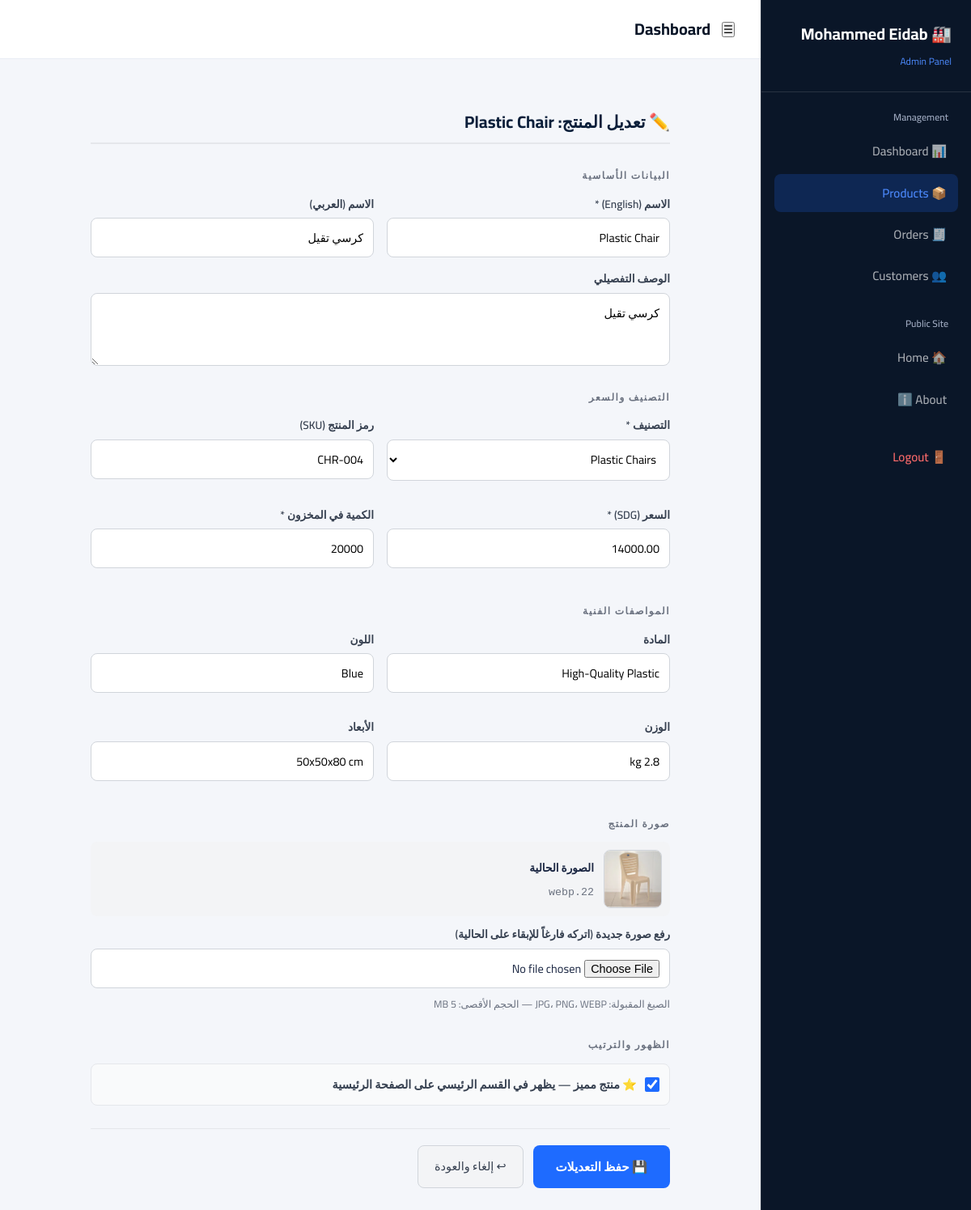
/admin/products/edit/4 (signed in), run on the app's committed database.
### models.py (models this page shows, shortened)
class Product(db.Model):
    __tablename__ = 'products'
    id = db.Column(db.Integer, primary_key=True)
    name = db.Column(db.String(200), nullable=False)
    name_ar = db.Column(db.String(200))
    category = db.Column(db.String(100), nullable=False, index=True)
    description = db.Column(db.Text)
    price = db.Column(db.Numeric(10, 2), nullable=False)
    stock = db.Column(db.Integer, default=0)
    image = db.Column(db.String(300), default='default.jpg')
    sku = db.Column(db.String(50), unique=True, index=True)
    weight = db.Column(db.String(50))
    dimensions = db.Column(db.String(100))
    material = db.Column(db.String(100), default='High-Quality Plastic')
    color = db.Column(db.String(100))
    is_featured = db.Column(db.Boolean, default=False, index=True)
    is_active = db.Column(db.Boolean, default=True, index=True)
    created_at = db.Column(db.DateTime, default=get_utc_now)
    order_items = db.relationship('OrderItem', backref='product', lazy=True)

### app.py (the view, shortened to what this page needs)
@app.route('/admin/products/edit/<int:pid>', methods=['GET', 'POST'])
@login_required
def admin_edit_product(pid):
    product = db.session.get(Product, pid)
    if not product:
        flash('Product not found.', 'error')
        return redirect(url_for('admin_products'))
    categories = [
        'Plastic Chairs', 'Plastic Tables', 'Plastic Buckets',
        'Plastic Containers', 'Storage Products', 'Household Products',
        'Industrial Products',
    ]
    return render_template('admin/product_form.html', product=product, categories=categories, action='Edit')

### app.py (called while the page is built)
@app.context_processor
def inject_translations():
    lang = session.get('lang', 'en')
    return dict(
        t=TRANSLATIONS.get(lang, TRANSLATIONS['en']),
        current_lang=lang,
    )

@login_manager.user_loader
def load_user(user_id):
    return db.session.get(AdminUser, int(user_id))

### templates/admin/product_form.html (shortened to what this page needs)
{% extends "admin/admin_base.html" %}
{% block admin_content %}
<div class="card form-card">
  <h2>
    {% if action == 'Add' %}
      ➕ إضافة منتج جديد
    {% else %}
      ✏️ تعديل المنتج: {{ product.name }}
    {% endif %}
  </h2>
  <form method="POST" enctype="multipart/form-data">
    <p class="form-section-title">البيانات الأساسية</p>
    <div class="form-grid-2">
      <div class="form-group">
        <label for="name">الاسم (English) *</label>
        <input type="text" id="name" name="name"
               value="{{ product.name if product else '' }}"
               placeholder="e.g. Heavy Duty Storage Box" required>
      </div>
      <div class="form-group">
        <label for="name_ar">الاسم (العربي)</label>
        <input type="text" id="name_ar" name="name_ar"
               value="{{ product.name_ar if product and product.name_ar else '' }}"
               placeholder="مثال: صندوق تخزين للاستخدام الشاق">
      </div>
    </div>
    <div class="form-group">
      <label for="description">الوصف التفصيلي</label>
      <textarea id="description" name="description"
                placeholder="أدخل وصفاً تفصيلياً للمنتج…">{{ product.description if product and product.description else '' }}</textarea>
    </div>
    <p class="form-section-title">التصنيف والسعر</p>
    <div class="form-grid-2">
      <div class="form-group">
        <label for="category">التصنيف *</label>
        <select id="category" name="category" required>
          {% for cat in categories %}
            <option value="{{ cat }}"
              {% if product and product.category == cat %}selected{% endif %}>
              {{ cat }}
            </option>
          {% endfor %}
        </select>
      </div>
      <div class="form-group">
        <label for="sku">رمز المنتج (SKU)</label>
        <input type="text" id="sku" name="sku"
               value="{{ product.sku if product and product.sku else '' }}"
               placeholder="e.g. PLT-CHR-001">
      </div>
      <div class="form-group">
        <label for="price">السعر (SDG) *</label>
        <input type="number" id="price" name="price" step="0.01" min="0"
               value="{{ product.price if product else '0.00' }}" required>
      </div>
      <div class="form-group">
        <label for="stock">الكمية في المخزون *</label>
        <input type="number" id="stock" name="stock" min="0"
               value="{{ product.stock if product else 0 }}" required>
      </div>
    </div>
    <p class="form-section-title">المواصفات الفنية</p>
    <div class="form-grid-2">
      <div class="form-group">
        <label for="material">المادة</label>
        <input type="text" id="material" name="material"
               value="{{ product.material if product and product.material else '' }}"
               placeholder="e.g. High-Quality Plastic">
      </div>
      <div class="form-group">
        <label for="color">اللون</label>
        <input type="text" id="color" name="color"
               value="{{ product.color if product and product.color else '' }}"
               placeholder="e.g. White / Blue / Assorted">
      </div>
      <div class="form-group">
        <label for="weight">الوزن</label>
        <input type="text" id="weight" name="weight"
               value="{{ product.weight if product and product.weight else '' }}"
               placeholder="e.g. 2.5 kg">
      </div>
      <div class="form-group">
        <label for="dimensions">الأبعاد</label>
        <input type="text" id="dimensions" name="dimensions"
               value="{{ product.dimensions if product and product.dimensions else '' }}"
               placeholder="e.g. 60 × 40 × 30 cm">
      </div>
    </div>
    <p class="form-section-title">صورة المنتج</p>
    {% if product and product.image %}
    <div class="image-preview-wrap">
      <img
        src="{{ url_for('static', filename='uploads/' + product.image) }}"
        alt="{{ product.name }}"
        onerror="this.style.display='none'; this.nextElementSibling.style.display='flex';"
      >
      <div>
        <strong style="font-size:0.85rem;">الصورة الحالية</strong><br>
        <small style="color:#6b7280; font-family:monospace;">{{ product.image }}</small>
      </div>
    </div>
    {% endif %}
    <div class="form-group">
      <label for="image">
        {% if product and product.image %}رفع صورة جديدة (اتركه فارغاً للإبقاء على الحالية)
        {% else %}رفع صورة المنتج{% endif %}
      </label>
      <input type="file" id="image" name="image" accept="image/*">
      <span class="image-hint">الصيغ المقبولة: JPG، PNG، WEBP — الحجم الأقصى: 5 MB</span>
    </div>
    <p class="form-section-title">الظهور والترتيب</p>
    <div class="checkbox-row">
      <input type="checkbox" id="is_featured" name="is_featured" value="1"
             {% if product and product.is_featured %}checked{% endif %}>
      <label for="is_featured">⭐ منتج مميز — يظهر في القسم الرئيسي على الصفحة الرئيسية</label>
    </div>
    <div class="form-actions">
      <button type="submit" class="btn-submit">
        {% if action == 'Add' %}➕ إضافة المنتج{% else %}💾 حفظ التعديلات{% endif %}
      </button>
      <a href="{{ url_for('admin_products') }}" class="btn-cancel">↩ إلغاء والعودة</a>
    </div>
  </form>
</div>
{% endblock %}

### static/css/style.css (style rules this page uses)
:root { --navy: #0a1628; --navy-mid: #112240; --navy-light: #1d3461; --accent: #1e6bff; --accent-light: #4d8bff; --accent-glow: rgba(30,107,255,0.25); --gold: #c8a84b; --white: #ffffff; --off-white: #f4f6fa; --gray-light: #e8ecf4; --gray: #9aa5bb; --text: #1a2642; --text-light: #5a6a8a; --glass: rgba(255,255,255,0.07); --glass-border: rgba(255,255,255,0.12); --shadow: 0 4px 30px rgba(10,22,40,0.15); --shadow-heavy: 0 20px 60px rgba(10,22,40,0.25); --radius: 12px; --radius-lg: 20px; --transition: 0.35s cubic-bezier(0.4,0,0.2,1); }
*, *::before, *::after { box-sizing: border-box; margin: 0; padding: 0; }
html { scroll-behavior: smooth; font-size: 16px; }
body { font-family: 'Cairo', sans-serif; background: var(--white); color: var(--text); overflow-x: hidden; line-height: 1.8; text-align: start; }
h1, h2, h3, h4, h5, h6 { font-family: 'Cairo', sans-serif; font-weight: 700; line-height: 1.3; color: var(--navy); }
a { text-decoration: none; color: inherit; }
img { max-width: 100%; display: block; height: auto; }

### templates/admin/product_form.html (style rules this page uses)
.form-card { max-width: 780px; margin: 0 auto; padding: 32px; }
.form-card h2 { margin-top: 0; margin-bottom: 24px; font-size: 1.3rem; color: #0b1f3a; border-bottom: 2px solid #e5e7eb; padding-bottom: 12px; }
.form-section-title { font-size: 0.75rem; font-weight: 700; letter-spacing: 1.5px; text-transform: uppercase; color: #6b7280; margin: 28px 0 12px; }
.form-grid-2 { display: grid; grid-template-columns: 1fr 1fr; gap: 16px; }
.form-group { display: flex; flex-direction: column; gap: 5px; margin-bottom: 14px; }
label { font-size: 0.85rem; font-weight: 600; color: #374151; }
input[type="text"], input[type="number"], input[type="file"], select, textarea { padding: 10px 12px; border: 1.5px solid #d1d5db; border-radius: 8px; font-size: 0.9rem; font-family: inherit; background: white; transition: border-color 0.15s; }
textarea { resize: vertical; min-height: 90px; }
.checkbox-row { display: flex; align-items: center; gap: 10px; padding: 12px; background: #f9fafb; border-radius: 8px; border: 1.5px solid #e5e7eb; }
.checkbox-row input[type="checkbox"] { width: 18px; height: 18px; accent-color: #1e6bff; }
.checkbox-row label { margin: 0; font-size: 0.9rem; cursor: pointer; }
.image-preview-wrap { display: flex; align-items: center; gap: 12px; margin-bottom: 10px; padding: 10px; background: #f3f4f6; border-radius: 8px; }
.image-preview-wrap img { width: 72px; height: 72px; object-fit: cover; border-radius: 8px; border: 1px solid #d1d5db; }
.image-hint { font-size: 0.78rem; color: #6b7280; margin-top: 4px; }
.form-actions { display: flex; gap: 12px; margin-top: 28px; padding-top: 20px; border-top: 1px solid #e5e7eb; }
.btn-submit { padding: 12px 28px; background: #1e6bff; color: white; border: none; border-radius: 8px; font-size: 0.95rem; font-weight: 600; cursor: pointer; font-family: inherit; }
.btn-cancel { padding: 12px 20px; background: #f3f4f6; color: #374151; border: 1.5px solid #d1d5db; border-radius: 8px; font-size: 0.9rem; text-decoration: none; display: inline-flex; align-items: center; }

### data on the page
Product: name "Plastic Chair", name_ar "كرسي تقيل", description "كرسي تقيل", category "Plastic Chairs", sku "CHR-004", price "14000.00", stock "20000", material "High-Quality Plastic", color "Blue", weight "2.8 kg", dimensions "50x50x80 cm", image (picture), image "22.webp", is_featured "☑"
